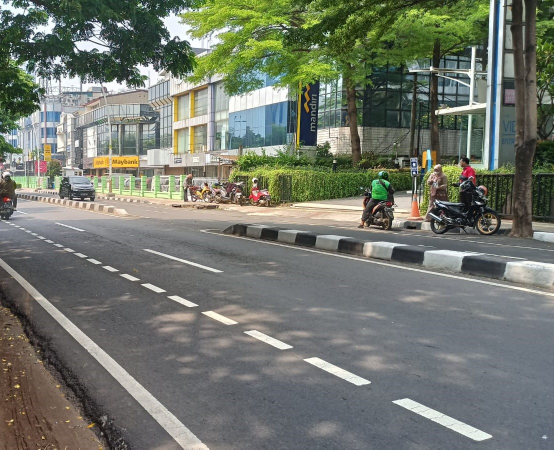
#> input picture img/jalanan.jpg, 1108 x 899 px (shown at 1/2 size)
$ jupyter execute 'Deteksi Marka Jalan.ipynb'   (shell and % lines are left out)
#> lines starting #> are read from the running program, lines starting #| are printed output that depends on the picture; after the words box and inside, x2 and y2 are one past the last pixel; in counts of white or black regions, pixels touching at a corner belong together
# Deteksi Marka Jalan

## Import Library

[cell 1]
import cv2
import numpy as np
import matplotlib.pyplot as plt
from skimage.io import imread

[cell 2]
img = imread(fname="img/jalanan.jpg")
#> img is the input picture: shape (899, 1108, 3); mean R, G, B 114.2, 119.2, 108.5
plt.imshow(img)

## Menampilkan Tepi pada Gambar

[cell 3]
gray = cv2.cvtColor(img, cv2.COLOR_BGR2GRAY)
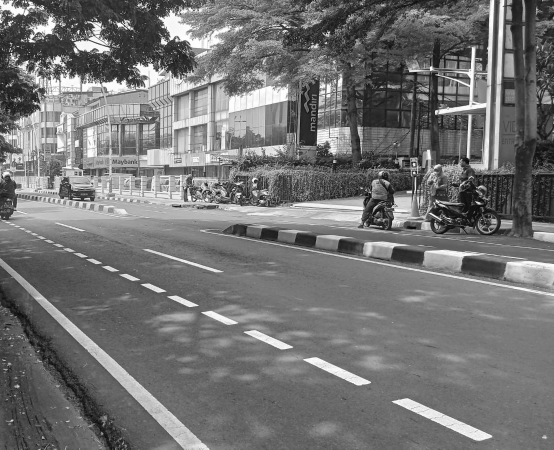
#> gray: shape (899, 1108) (shown at 1/2 size); min 0, max 255, mean 115.4

#canny untuk mendeteksi tepi
edges = cv2.Canny(img, 230, 300)
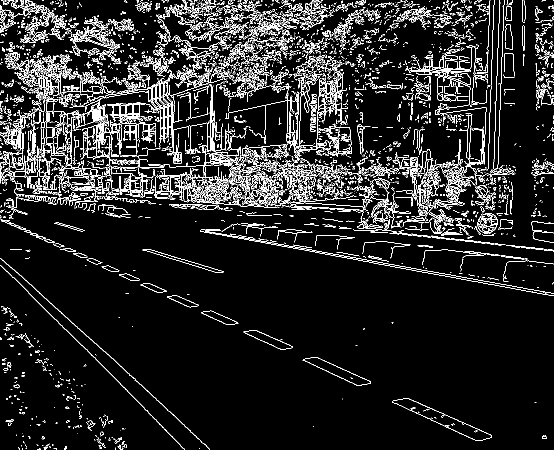
#> edges: shape (899, 1108) (shown at 1/2 size); 9.1% white in thin lines or dots

[cell 4]
fig, axs = plt.subplots(1,2, figsize =(10,10))
ax = axs.ravel()

#Tampilan Asli
ax[0].imshow(gray, cmap='gray')
ax[0].set_title('gambar asli')

#Tampilan Edges
ax[1].imshow(edges, cmap='gray')
ax[1].set_title('gambar hanya tepi garis')
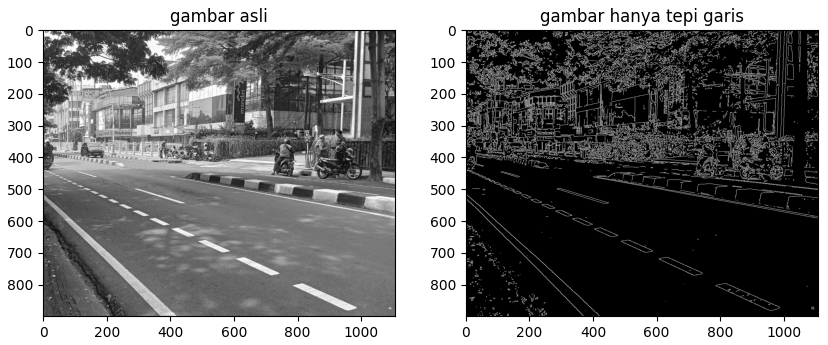
#> figure drawn by matplotlib, 2 panels

## Mengisolate Gambar

[cell 5]
height, width = edges.shape
#> height = 899; width = 1108
#mengisolasi bagian gambar yang ingin di berikan edges
triangle = np.array([
                    [(200, 1000), (30, 390), (width, 580)]
                    ])
#> triangle = [[200, 1000], [30, 390], [1108, 580]]

mask = np.zeros_like(edges)
#membuat masking (segitiga untuk daerah yang dipilih untuk masking)
mask = cv2.fillPoly(mask, triangle, 255)
isolated = cv2.bitwise_and(edges, mask)
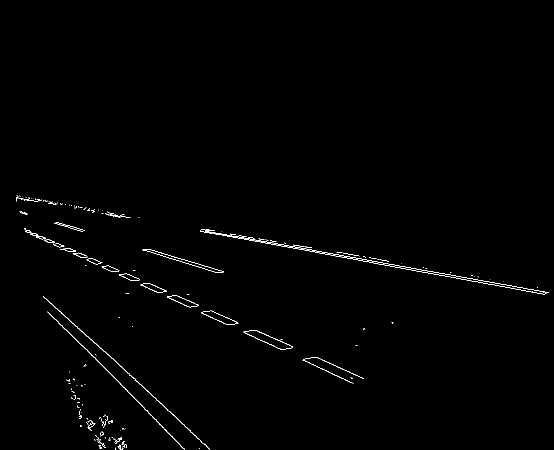
#> isolated: shape (899, 1108) (shown at 1/2 size); 0.58% white in thin lines or dots, all inside (x1, y1, x2, y2) = (32, 390, 1098, 899)

[cell 6]
fig, axs = plt.subplots(1,2, figsize =(10,10))
ax = axs.ravel()

#Tampilan Asli
ax[0].imshow(edges, cmap='gray')
ax[0].set_title('Tepi asli')

#Tampilan after Isolation
ax[1].imshow(isolated, cmap='gray')
ax[1].set_title('Tepi setelah di isolasi')

## Mendekteksi Marka Jalan

[cell 7]
lines = cv2.HoughLinesP(isolated, 1, np.pi/180, threshold=25 ,minLineLength=5, maxLineGap=200)
#> lines = 42 rows, first 6: [33, 396, 1095, 584], [95, 623, 345, 873], [51, 461, 706, 766], [209, 702, 418, 897], [51, 457, 724, 756], [378, 601, 727, 756]
img_line = img.copy()

[cell 8]
for line in lines:
    x1, y1, x2, y2, = line[0]
    cv2.line(img_line, (x1,y1), (x2,y2), (0,0,255), 1)
#> this loop made 42 passes
#> (x1, y1, x2, y2) on passes 1 to 12: (33, 396, 1095, 584), (95, 623, 345, 873), (51, 461, 706, 766), (209, 702, 418, 897), (51, 457, 724, 756), (378, 601, 727, 756), (244, 428, 856, 546), (42, 425, 433, 544), (33, 398, 660, 509), (297, 498, 446, 543), (32, 390, 1075, 574), (50, 462, 342, 598)
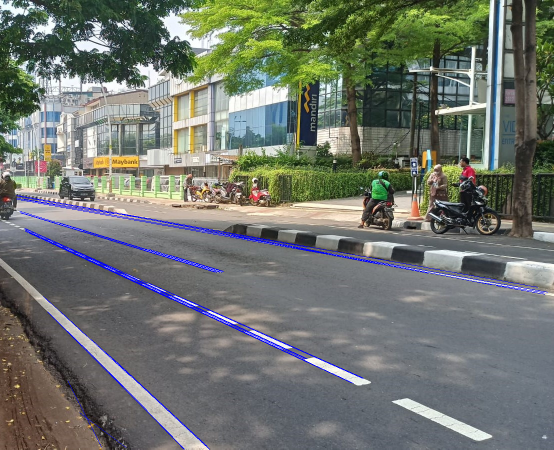
#> img_line: shape (899, 1108, 3) (shown at 1/2 size); 1.31% of pixels changed, all inside (x1, y1, x2, y2) = (32, 390, 1096, 899)

#(x1,y1) = sudut kiri atas garis
#(x2,y2) = sudut kanan bawah garis

img_after = cv2.cvtColor(img_line, cv2.COLOR_BGR2RGB)

[cell 9]
#Tampiln menggunakan index
fig, axs = plt.subplots(1,2, figsize = (10,10))
ax = axs.ravel()

#Tampilan Asli
ax[0].imshow(img)
ax[0].set_title('gambar asli')

#Tampilan Akhir
ax[1].imshow(img_after)
ax[1].set_title('gambar Terdeteksi Marka Jalan')
#> figure, not shown here; B, G, R data is drawn as R, G, B

## Menyimpan Gambar

[cell 10]
cv2.imwrite("img/hasil-Deteksi.png",img_after)
#> Out = True
